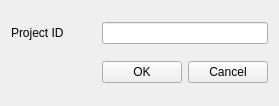
<?xml version="1.0" encoding="UTF-8"?>
<ui version="4.0">
 <class>MenuProjectArchive</class>
 <widget class="QWidget" name="MenuProjectArchive">
  <property name="geometry">
   <rect>
    <x>0</x>
    <y>0</y>
    <width>279</width>
    <height>106</height>
   </rect>
  </property>
  <property name="windowTitle">
   <string>Rapuma - Archive Project</string>
  </property>
  <layout class="QGridLayout" name="gridLayout">
   <item row="1" column="2">
    <widget class="QPushButton" name="pushButtonCancel">
     <property name="text">
      <string>Cancel</string>
     </property>
    </widget>
   </item>
   <item row="1" column="1">
    <widget class="QPushButton" name="pushButtonOk">
     <property name="toolTip">
      <string>Create a template from the selected project</string>
     </property>
     <property name="text">
      <string>OK</string>
     </property>
    </widget>
   </item>
   <item row="0" column="1" colspan="2">
    <widget class="QLineEdit" name="lineEditPid">
     <property name="toolTip">
      <string>ID of the project to be removed</string>
     </property>
    </widget>
   </item>
   <item row="1" column="0">
    <spacer name="horizontalSpacer">
     <property name="orientation">
      <enum>Qt::Horizontal</enum>
     </property>
     <property name="sizeHint" stdset="0">
      <size>
       <width>40</width>
       <height>20</height>
      </size>
     </property>
    </spacer>
   </item>
   <item row="0" column="0">
    <widget class="QLabel" name="labelPid">
     <property name="text">
      <string>Project ID</string>
     </property>
    </widget>
   </item>
  </layout>
 </widget>
 <resources/>
 <connections>
  <connection>
   <sender>pushButtonCancel</sender>
   <signal>clicked(bool)</signal>
   <receiver>MenuProjectArchive</receiver>
   <slot>close()</slot>
   <hints>
    <hint type="sourcelabel">
     <x>269</x>
     <y>86</y>
    </hint>
    <hint type="destinationlabel">
     <x>280</x>
     <y>192</y>
    </hint>
   </hints>
  </connection>
  <connection>
   <sender>pushButtonOk</sender>
   <signal>clicked()</signal>
   <receiver>MenuProjectArchive</receiver>
   <slot>setupUi()</slot>
   <hints>
    <hint type="sourcelabel">
     <x>178</x>
     <y>86</y>
    </hint>
    <hint type="destinationlabel">
     <x>37</x>
     <y>155</y>
    </hint>
   </hints>
  </connection>
 </connections>
 <slots>
  <slot>setupUi()</slot>
 </slots>
</ui>
